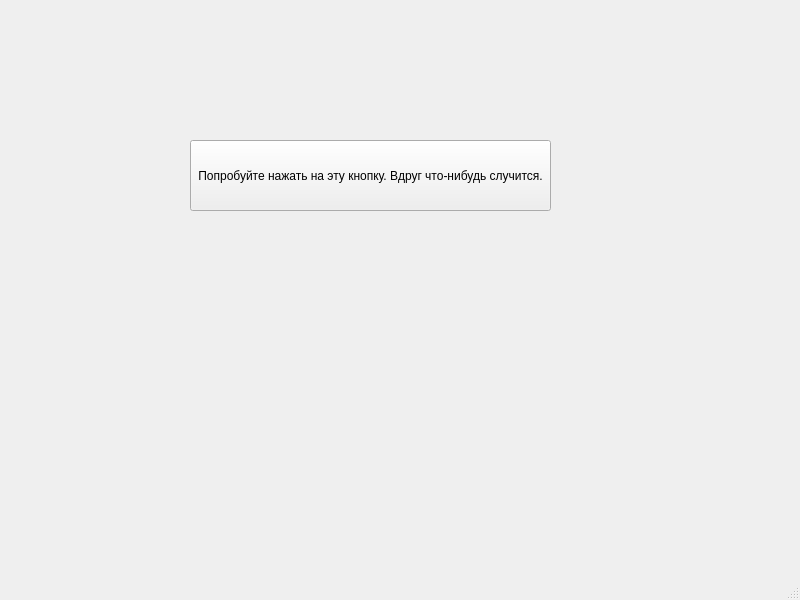
<?xml version="1.0" encoding="UTF-8"?>
<ui version="4.0">
 <class>MainWindow</class>
 <widget class="QMainWindow" name="MainWindow">
  <property name="geometry">
   <rect>
    <x>0</x>
    <y>0</y>
    <width>800</width>
    <height>600</height>
   </rect>
  </property>
  <property name="windowTitle">
   <string>MainWindow</string>
  </property>
  <widget class="QWidget" name="centralwidget">
   <widget class="QPushButton" name="btn">
    <property name="geometry">
     <rect>
      <x>190</x>
      <y>140</y>
      <width>361</width>
      <height>71</height>
     </rect>
    </property>
    <property name="text">
     <string>Попробуйте нажать на эту кнопку. Вдруг что-нибудь случится.</string>
    </property>
   </widget>
  </widget>
  <widget class="QMenuBar" name="menubar">
   <property name="geometry">
    <rect>
     <x>0</x>
     <y>0</y>
     <width>800</width>
     <height>20</height>
    </rect>
   </property>
  </widget>
  <widget class="QStatusBar" name="statusbar"/>
 </widget>
 <resources/>
 <connections/>
</ui>
